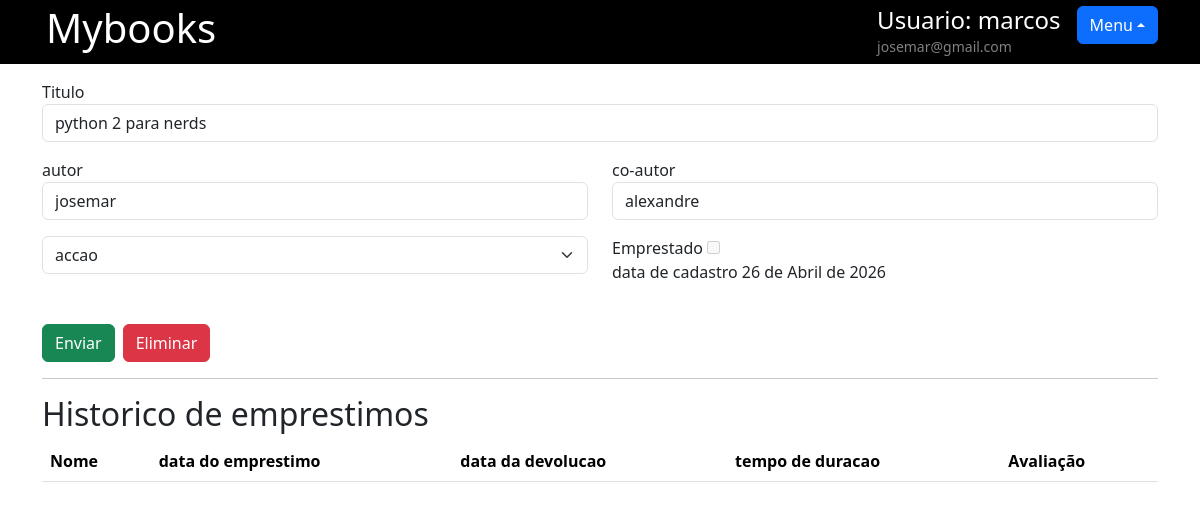
Screenshot of /livro/ver_livro/2 (signed in) with the database file from the repository.
### usuario/models.py (models this page shows, shortened)
class Usuarios(models.Model):
    name = models.CharField(max_length=60)
    email = models.EmailField()
    password = models.CharField(max_length=64)
    class Meta:
        unique_together = ["name", "email"]
        ordering = ["name"]
        verbose_name = "Usuario"
        verbose_name_plural = "Usuarios"

### livro/models.py (models this page shows, shortened)
class Livros(models.Model):
    img =  models.ImageField(upload_to='capa_livro' ,blank=False,null=False,)
    titulo = models.CharField(max_length=100, blank=False)
    autor = models.CharField(max_length=50, blank=False)
    co_autor = models.CharField(max_length=50, blank=True)
    data_cadastro = models.DateField(default=date.today())
    emprestado = models.BooleanField(default=False)
    categoria = models.ForeignKey(Categoria, on_delete=models.DO_NOTHING)
    usuario = models.ForeignKey(Usuarios, on_delete=models.DO_NOTHING)
    class Meta:
        verbose_name = "Livro"
        verbose_name_plural = "Livros"
        ordering = ["titulo"]
        unique_together = ["titulo", "autor", "co_autor"]

### livro/views.py (the view)
# urls.py: path("ver_livro/<int:id>", views.ver_livro, name="ver_livro"),
def ver_livro(requests, id):
    if requests.session.get("usuario"):
        usuario = Usuarios.objects.get(id=requests.session["usuario"])
        livro = Livros.objects.get(id=id)
        livros = Livros.objects.filter(usuario=usuario)
        emprestimos = Emprestimo.objects.filter(livro=livro)
        if requests.session.get("usuario") == livro.usuario.id:  # type: ignore
            categoria = Categoria.objects.filter(
                usuario_id=requests.session.get("usuario")
            )
            usuarios = Usuarios.objects.all()
            status = requests.GET.get("status")
            forms = CadastroLivro()
            forms.fields["usuario"].initial = requests.session.get("usuario")
            categoria = Categoria.objects.filter(
                usuario_id=requests.session.get("usuario")
            )
            form_categoria = CategoriaLivro()
            forms.fields["categoria"].queryset = categoria  # type:ignore
            livros_emprestados = Livros.objects.filter(
                usuario=requests.session["usuario"]
            ).filter(emprestado=True)
            return render(
                requests,
                "ver_livro.html",
                {
                    "livros": livros,
                    "livro": livro,
                    "usuario": usuario,
                    "categoria": categoria,
                    "emprestimos": emprestimos,
                    "forms": forms,
                    "status": status,
                    "form_categoria": form_categoria,
                    "usuarios": usuarios.exclude(id=requests.session["usuario"]),
                    "livros_emprestados": livros_emprestados,
                    "total_livro": livros.count(),
                },
            )
        else:
            return redirect("/livro/home/?satus=1")
    return redirect("/auth/login/?status=2")

### livro/forms.py
class CadastroLivro(forms.ModelForm):
    class Meta:
        model = Livros
        fields = "__all__"
    def __init__(self, *args, **kargs):
        super().__init__(*args, **kargs)
        self.fields["usuario"].widget = forms.HiddenInput()
        self.fields["emprestado"].widget = forms.HiddenInput()
        self.fields["data_cadastro"].widget = forms.HiddenInput()

class CategoriaLivro(forms.Form):
    name = forms.CharField(max_length=255, required=True)
    descricao = forms.CharField()
    def __init__(self, *args, **kargs):
        super().__init__(*args, **kargs)
        self.fields["descricao"].widget = forms.Textarea()

### livro/models.py (called while the page is built)
    def __str__(self):
        return self.name

### livro/templates/ver_livro.html (shortened to what this page needs)
{% extends "base.html" %} {% load filtros %} {% block conteudo %}
<main class="container mt-3">
  <form action="{% url 'alterar_livro' %}" method="POST">
    <label for="titulo">Titulo</label>
    <input
      type="text"
      name="titulo"
      id="titulo"
      value="{{livro.titulo}}"
      class="form-control"
    />
    <div class="row">
      <div class="col-md-6 mt-3 mb-3">
        <label for="autor">autor</label>
        <input
          type="text"
          name="autor"
          id="autor"
          value="{{livro.autor}}"
          class="form-control"
        />
      </div>
      <div class="col-md-6 mt-3 mb-3">
        <label for="co_autor">co-autor</label>
        <input
          type="text"
          name="co_autor"
          id="co_autor"
          value="{{livro.co_autor}}"
          class="form-control"
        />
      </div>
      <div class="col-md-6">
        <select name="categoria" id="" class="form-control form-select">
          {% for item in categoria %} {% if livro.categoria == item %}
          <option class="text-white bg-dark" selected value="{{item.id}}">
            {{item}}
          </option>
          {% else %}
          <option class="text-white bg-dark" value="{{item.id}}">
            {{item}}
          </option>
          {% endif %} {% endfor %}
        </select>
      </div>
      <div class="col-md-6">
        <label for="">Emprestado</label>
        {% if livro.emprestado %}
        <input
          disabled
          checked
          type="checkbox"
          name=""
          id=""
          class="form-check-input"
        /><br />
        {% else %}
        <input
          type="checkbox"
          name=""
          id=""
          class="form-check-inline"
          disabled
        /><br />
        {% endif %}
        <p>data de cadastro {{livro.data_cadastro}}</p>
      </div>
    </div>
    <div class="d-flex gap-2">
      <div>
        <input
          type="submit"
          value="Enviar"
          role="button"
          class="btn btn-success mt-4"
        />
      </div>
      <div>
        <button
          type="button"
          class="btn btn-danger mt-4"
          data-bs-toggle="modal"
          data-bs-target="#exampleModalDelete"
        >
          Eliminar
        </button>
      </div>
    </div>
  </form>
  <hr />
  <h2>Historico de emprestimos</h2>
  <table class="table table-hover table-striped">
    <thead>
      <tr>
        <th scope="col">Nome</th>
        <th scope="col">data do emprestimo</th>
        <th scope="col">data da devolucao</th>
        <th scope="col">tempo de duracao</th>
        <th scope="col">Avaliação</th>
      </tr>
    </thead>
  </table>
</main>
{% endblock conteudo %}

### templates/base.html (shortened to what this page needs)
{% load static %}
{% load crispy_forms_tags %}
<!doctype html>
<html lang="en">
  <head>
    <link
      rel="stylesheet"
      href="{% static '/bootstrap53/css/bootstrap.min.css' %}"
    />
    <link rel="stylesheet" href="{% static '/css/styles.css' %}" />
  </head>
  <body>
    <header class="bg-black">
      <nav
        class="container d-flex justify-content-between align-content-center align-items-center"
      >
        <a href="{% url 'home' %}">
          <h1 class="text-white p-1">Mybooks</h1>
        </a>
        <div class="d-flex gap-3">
          {% if usuario %}
          <div>
            <h4 class="text-white mb-0 p-0">Usuario: {{usuario.name}}</h4>
            <small class="small m-0 text-white-50"> {{usuario.email}}</small>
          </div>
          <div>
          <div class="btn-group dropup">
            <button type="button" class="btn btn-primary dropdown-toggle" data-bs-toggle="dropdown" aria-expanded="false">Menu</button>
          </div>
          {% endif %}
        </div>
      </nav>
    </header>
    {% block conteudo %}
    {% endblock conteudo %}
  </body>
</html>

### templates/static/css/styles.css (style rules this page uses)
a { text-decoration: none; color: whitesmoke; }

### rows the page displays
Usuarios: name "marcos", email "josemar@gmail.com"
Livros: titulo "python 2 para nerds", autor "josemar", co_autor "alexandre", data_cadastro "26 de Abril de 2026"

### other values shown
form field categoria "accao"
